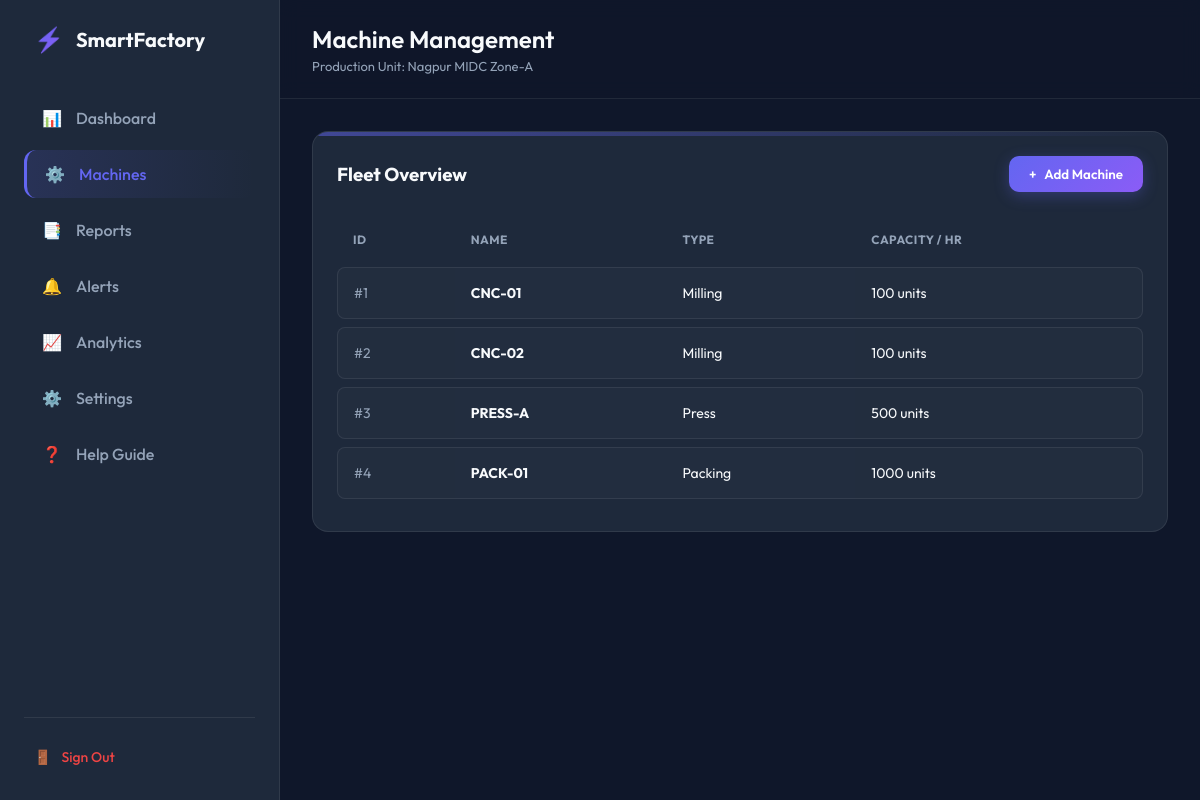
/machines (signed in), run on the app's committed database.
### tables this page shows
CREATE TABLE machines (id INTEGER PRIMARY KEY, name TEXT, type TEXT, capacity_per_hour INTEGER);

### app.py (the view, shortened to what this page needs)
@app.route('/machines', methods=['GET', 'POST'])
@login_required
def machines():
    conn = get_db_connection()
    machines_list = conn.execute('SELECT * FROM machines').fetchall()
    conn.close()
    return render_template('machines.html', active_page='machines', machines=machines_list)

### app.py (called while the page is built)
def login_required(f):
    from functools import wraps
    @wraps(f)
    def decorated_function(*args, **kwargs):
        if 'user_id' not in session: return redirect(url_for('login'))
        return f(*args, **kwargs)
    return decorated_function

### database/db_manager.py (called while the page is built)
def get_db_connection():
    conn = sqlite3.connect(Config.DB_NAME)
    conn.row_factory = sqlite3.Row
    return conn

### templates/machines.html (shortened to what this page needs)
{% extends "base.html" %}
{% block title %}Machine Management{% endblock %}
{% block content %}
<div class="glass-card">
    <div style="display:flex; justify-content:space-between; align-items:center; margin-bottom:20px;">
        <h3 style="margin:0;">Fleet Overview</h3>
        <button onclick="document.getElementById('addModal').style.display='flex'" class="btn btn-glow">
            <span>+</span> Add Machine
        </button>
    </div>
    <table>
        <thead>
            <tr>
                <th>ID</th>
                <th>Name</th>
                <th>Type</th>
                <th>Capacity / Hr</th>
            </tr>
        </thead>
        <tbody>
            {% for m in machines %}
            <tr>
                <td style="color:var(--text-muted);">#{{ m.id }}</td>
                <td><strong>{{ m.name }}</strong></td>
                <td>{{ m.type }}</td>
                <td>{{ m.capacity_per_hour }} units</td>
            </tr>
            {% endfor %}
        </tbody>
    </table>
</div>
{% endblock %}

### static/css/style.css (style rules this page uses)
:root { --primary: #6366f1; --primary-dark: #4f46e5; --secondary: #8b5cf6; --bg-dark: #0f172a; --bg-panel: #1e293b; --text-main: #f8fafc; --text-muted: #94a3b8; --success: #10b981; --warning: #f59e0b; --danger: #ef4444; --border: rgba(255, 255, 255, 0.08); }
* { box-sizing: border-box; transition: all 0.2s ease-in-out; }
body { margin: 0; font-family: 'Outfit', sans-serif; background-color: var(--bg-dark); color: var(--text-main); height: 100vh; overflow: hidden; }
.btn { padding: 10px 20px; border-radius: 10px; border: none; font-weight: 600; cursor: pointer; font-family: 'Outfit', sans-serif; display: flex; align-items: center; gap: 8px; }
.btn-glow { background: linear-gradient(135deg, var(--primary), var(--secondary)); color: white; box-shadow: 0 4px 15px rgba(99, 102, 241, 0.3); }
.glass-card { background: var(--bg-panel); border: 1px solid var(--border); border-radius: 16px; padding: 24px; position: relative; overflow: hidden; }
.glass-card::before { content: ''; position: absolute; top: 0; left: 0; width: 100%; height: 4px; background: linear-gradient(90deg, var(--primary), transparent); opacity: 0.5; }
table { width: 100%; border-collapse: separate; border-spacing: 0 8px; }
th { text-align: left; padding: 12px 16px; color: var(--text-muted); font-size: 12px; text-transform: uppercase; letter-spacing: 0.5px; }
td { background: rgba(255,255,255,0.02); padding: 16px; font-size: 14px; border-top: 1px solid var(--border); border-bottom: 1px solid var(--border); }
td:first-child { border-left: 1px solid var(--border); border-top-left-radius: 8px; border-bottom-left-radius: 8px; }
td:last-child { border-right: 1px solid var(--border); border-top-right-radius: 8px; border-bottom-right-radius: 8px; }

### data on the page
machines: id "1", name "CNC-01", type "Milling", capacity_per_hour "100"
machines: id "2", name "CNC-02", type "Milling", capacity_per_hour "100"
machines: id "3", name "PRESS-A", type "Press", capacity_per_hour "500"
machines: id "4", name "PACK-01", type "Packing", capacity_per_hour "1000"
